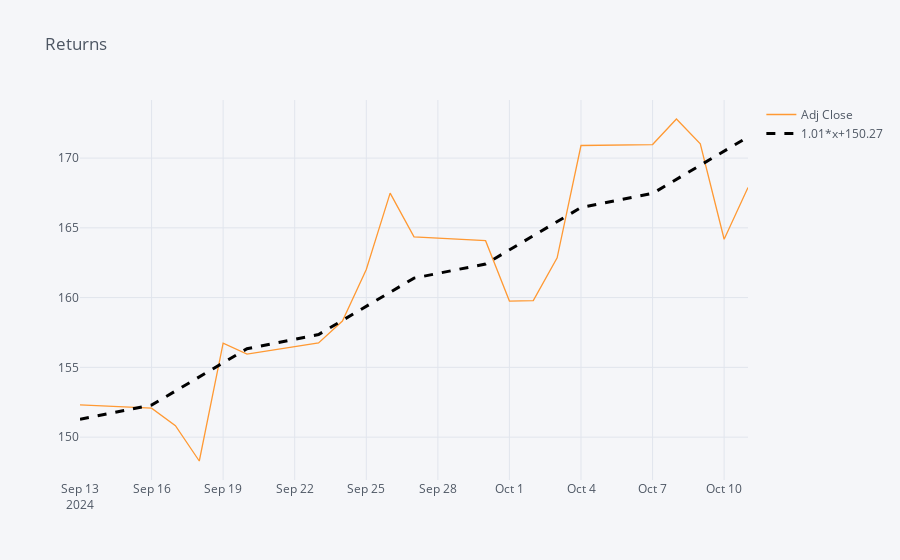

Notebook code cell kept with this figure:
### Code cell
# Create and display an interactive line plot of NVDA's Returns with a best-fit line
stock_data['Adj Close'].iplot(title='Returns', bestfit=True, bestfit_colors=['black'])

### Figure 1 — Plotly figure (JSON) as saved in the notebook; plotly's stock layout.template omitted (floating-point values rounded to 4 significant figures)
{"data": [{"line": {"color": "rgba(255, 153, 51, 1.0)", "dash": "solid", "shape": "linear", "width": 1.3}, "mode": "lines", "name": "Adj Close", "text": "", "type": "scatter", "x": ["2024-09-13", "2024-09-16", "2024-09-17", "2024-09-18", "2024-09-19", "2024-09-20", "2024-09-23", "2024-09-24", "2024-09-25", "2024-09-26", "2024-09-27", "2024-09-30", "2024-10-01", "2024-10-02", "2024-10-03", "2024-10-04", "2024-10-07", "2024-10-08", "2024-10-09", "2024-10-10", "2024-10-11"], "y": [152.3, 152.1, 150.8, 148.3, 156.7, 155.9, 156.8, 158.3, 162.0, 167.5, 164.4, 164.1, 159.8, 159.8, 162.9, 170.9, 171.0, 172.8, 171.0, 164.2, 167.9]}, {"line": {"color": "rgba(0, 0, 0, 1.0)", "dash": "dash", "shape": "linear", "width": 3}, "mode": "lines", "name": "1.01*x+150.27", "type": "scatter", "x": ["2024-09-13", "2024-09-16", "2024-09-17", "2024-09-18", "2024-09-19", "2024-09-20", "2024-09-23", "2024-09-24", "2024-09-25", "2024-09-26", "2024-09-27", "2024-09-30", "2024-10-01", "2024-10-02", "2024-10-03", "2024-10-04", "2024-10-07", "2024-10-08", "2024-10-09", "2024-10-10", "2024-10-11"], "y": [151.3, 152.3, 153.3, 154.3, 155.3, 156.3, 157.4, 158.4, 159.4, 160.4, 161.4, 162.4, 163.4, 164.4, 165.4, 166.5, 167.5, 168.5, 169.5, 170.5, 171.5]}], "layout": {"legend": {"bgcolor": "#F5F6F9", "font": {"color": "#4D5663"}}, "paper_bgcolor": "#F5F6F9", "plot_bgcolor": "#F5F6F9", "title": {"font": {"color": "#4D5663"}, "text": "Returns"}, "xaxis": {"gridcolor": "#E1E5ED", "showgrid": true, "tickfont": {"color": "#4D5663"}, "title": {"font": {"color": "#4D5663"}, "text": ""}, "zerolinecolor": "#E1E5ED"}, "yaxis": {"gridcolor": "#E1E5ED", "showgrid": true, "tickfont": {"color": "#4D5663"}, "title": {"font": {"color": "#4D5663"}, "text": ""}, "zerolinecolor": "#E1E5ED"}}}
